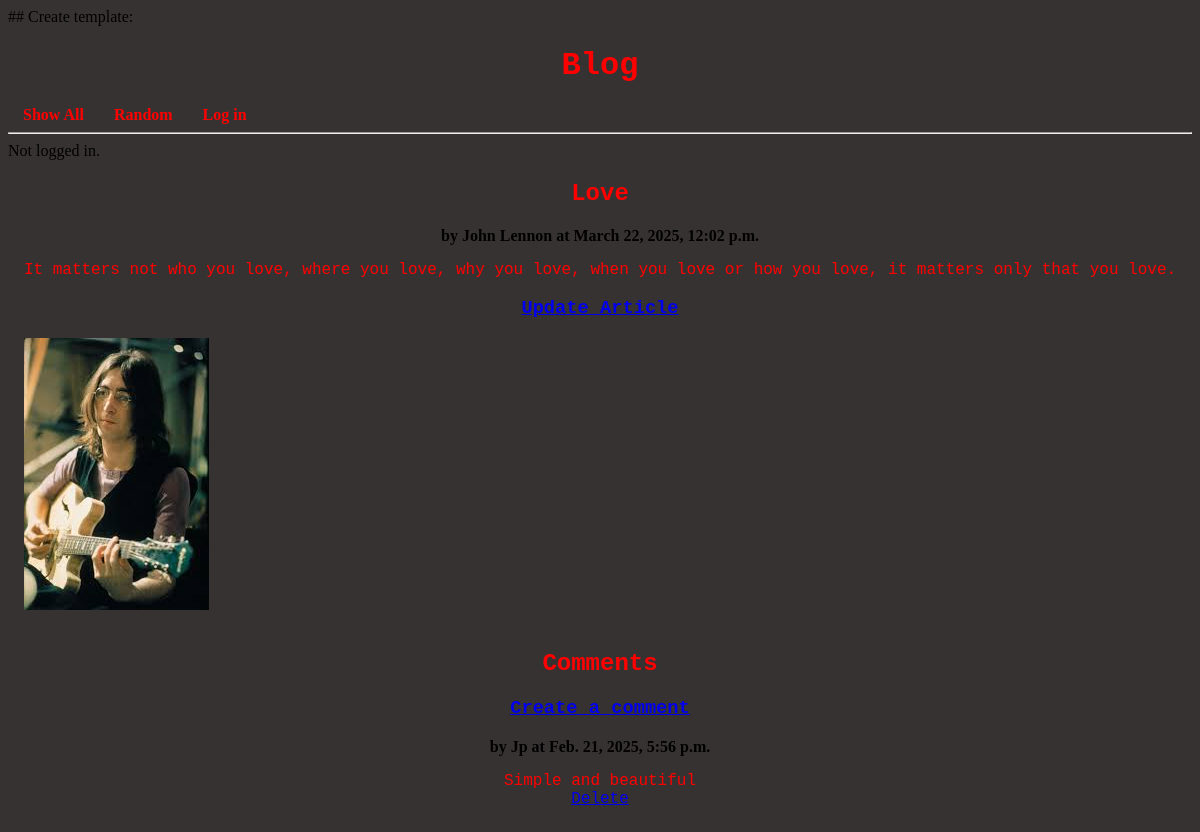
Page /blog/article/3 on the committed database.
### blog/models.py (models this page shows, shortened)
class Article(models.Model):
    title = models.TextField(blank=True)
    author = models.TextField(blank=True)
    text = models.TextField(blank=True)
    published = models.DateTimeField(auto_now=True)
    image_file = models.ImageField(blank=True) # an actual image
    user = models.ForeignKey(User, on_delete=models.CASCADE) ## NEW
    def get_all_comments(self):
        comments = Comment.objects.filter(article=self)
        return comments

class Comment(models.Model):
    article = models.ForeignKey("Article", on_delete=models.CASCADE)
    author = models.TextField(blank=False)
    text = models.TextField(blank=False)
    published = models.DateTimeField(auto_now=True)
    def __str__(self):
        return f'{self.text}'

### blog/views.py (the view)
# urls.py: path('article/<int:pk>', ArticleView.as_view(), name='article'),
class ArticleView(DetailView):
    model = Article
    template_name = "blog/article.html"
    context_object_name = "article"

### blog/templates/blog/article.html (shortened to what this page needs)
{% extends 'blog/base.html' %}
{% block content %}
<main class="grid-container">
    <article class="featured">
        <div>
        <h2>{{article.title}}</h2>
        <strong>by {{article.author}} at {{article.published}}</strong>
        <p>
        {{article.text}}
        </p>
        <h3>
            <a href="{% url 'update_article' article.pk %}">Update Article</a>
        </h3>
        </div>
        {% if article.image_file %}
		<img src="{{article.image_file.url}}" alt="{{article.image_file}}">
        {% else %}
        <h3>No image</h3>
        {% endif %}
    </article>
    <div>
        <h2>Comments</h2>
        <h3>
            <a href="{% url 'create_comment' article.pk %}">Create a comment</a>
        </h3>
        {% for comment in article.get_all_comments %}
        <article>
            <div>
            <strong>by {{comment.author}} at {{comment.published}}</strong>
            <p>
                {{comment.text}}
                <br>
                <a href="{% url 'delete_comment' comment.pk %}">Delete </a>
            </p>
            </div>
        </article>
        {% endfor %}
    </div>
</main>
{% endblock %}

### static/styles.css (style rules this page uses)
html { background: rgb(55, 50, 50); }
p, h1,h2, h3 { color: red; text-align: center; font-family: 'Courier New', Courier, monospace; }
img { display: block; margin-bottom: 20px; }
main { display: grid; place-items: center; text-align: center; }

### rows in the picture
Article: title "Love", author "John Lennon", published "March 22, 2025, 12:02 p.m.", text "It matters not who you love, where you love, why you love, when you love or how you love, it matters only that you love.", image_file (picture)
Comment: author "Jp", published "Feb. 21, 2025, 5:56 p.m.", text "Simple and beautiful"
